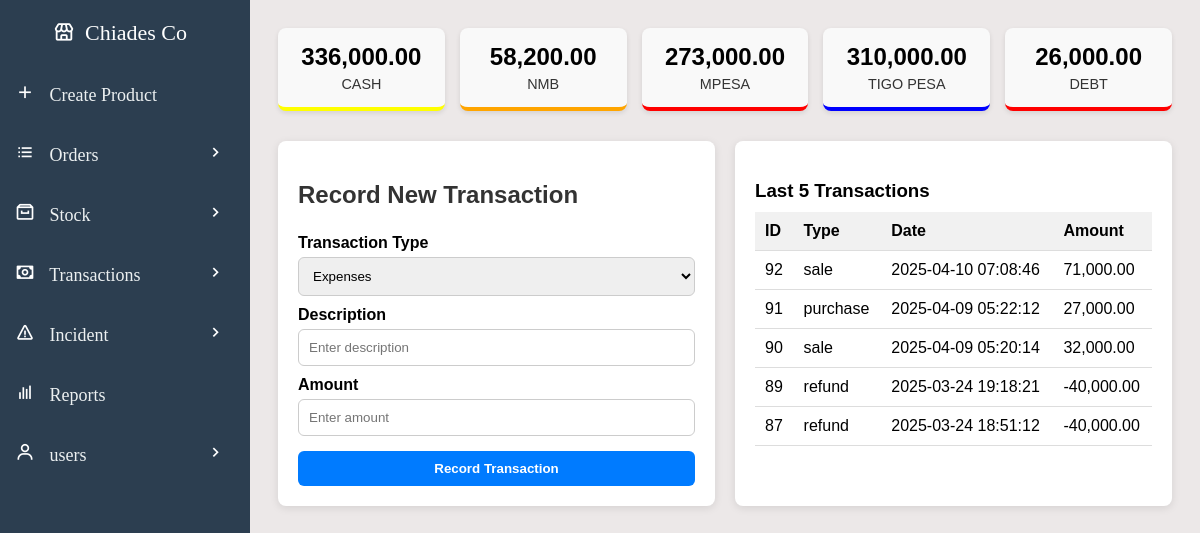
/create-transaction.php (signed in), run on the app's committed database.
### tables this page shows
CREATE TABLE `money` (
  `money_id` int(11) NOT NULL,
  `company_id` int(10) DEFAULT NULL,
  `money` decimal(10,2) DEFAULT NULL,
  `cash` decimal(10,2) DEFAULT 0.00,
  `NMB` decimal(10,2) DEFAULT 0.00,
  `CRDB` decimal(10,2) DEFAULT 0.00,
  `NBC` decimal(10,2) DEFAULT 0.00,
  `mpesa` decimal(10,2) DEFAULT 0.00,
  `tigo_pesa` decimal(10,2) DEFAULT 0.00,
  `airtel_money` decimal(10,2) DEFAULT 0.00,
  `halo_pesa` decimal(10,2) DEFAULT 0.00,
  `azam_pesa` decimal(10,2) DEFAULT 0.00,
  `debt` decimal(10,2) DEFAULT 0.00,
  `creditors` decimal(10,2) DEFAULT 0.00
);

CREATE TABLE `transactions` (
  `transaction_id` int(11) NOT NULL,
  `transType_id` int(11) DEFAULT NULL,
  `company_id` int(11) DEFAULT NULL,
  `created_by` int(11) DEFAULT NULL,
  `transaction_type` varchar(50) NOT NULL,
  `amount` decimal(10,2) NOT NULL,
  `description` text NOT NULL,
  `date_made` timestamp NOT NULL DEFAULT current_timestamp(),
  `completed_in` enum('full','partial') NOT NULL DEFAULT 'full'
);

### create-transaction.php (the view, shortened to what this page needs)
<?php
include 'db_connection.php';
$company_id = $_SESSION['company_id'];
$methods_query = "SELECT * FROM payment_methods WHERE company_id = $company_id";
$methods_result = mysqli_query($conn, $methods_query);
$methods = mysqli_fetch_assoc($methods_result);
$money_query = "SELECT * FROM money WHERE company_id = $company_id";
$money_result = mysqli_query($conn, $money_query);
$balances = mysqli_fetch_assoc($money_result);
$transactions_query = "SELECT transaction_id, transaction_type, date_made, amount FROM transactions WHERE company_id = $company_id ORDER BY date_made DESC LIMIT 5";
$transactions_result = mysqli_query($conn, $transactions_query);
?>
<!DOCTYPE html>
<html lang="en">
<head>
    <link rel="stylesheet" href="css/sidebar.css">
    <link rel="stylesheet" href="css/create-transactions.css">
</head>
<body>
    <div class="container">
        <div class="top-section">
            <?php
            $colors = ['cash' => 'yellow', 'NMB' => 'orange', 'CRDB' => 'green', 'NBC' => 'purple', 'mpesa' => 'red', 'airtel_money' => 'red', 'tigo_pesa' => 'blue', 'halo_pesa' => 'orange', 'azam_pesa' => 'blue', 'debt' => 'red'];
            echo '<div class="tiles-container">';
            foreach ($methods as $method => $active) {
                if ($active == 'yes' && isset($balances[$method])) {
                    echo "<div class='tile' style='border-bottom: 4px solid {$colors[$method]};'>";
                    echo "<div class='balance'>" . number_format($balances[$method], 2) . "</div>";
                    echo "<div class='method-name'>" . strtoupper(str_replace('_', ' ', $method)) . "</div>";
                    echo "</div>";
                }
            }
            echo '</div>';
            ?>
        </div>
        <div class="bottom-section">
            <div class="left-panel">
                <h2>Record New Transaction</h2>
                <form>
                    <label>Transaction Type</label>
                    <select id="transactionType">
                        <option value="expenses">Expenses</option>
                    </select>
                    <label>Description</label>
                    <input type="text" id="transactionDescription" placeholder="Enter description">
                    <label>Amount</label>
                    <input type="number" id="transactionAmount" step="0.01" placeholder="Enter amount">
                    <button type="button" onclick="openPaymentModal()">Record Transaction</button>
                </form>
            </div>
            <div class="right-panel">
                <div class="transactions-list">
                    <h3>Last 5 Transactions</h3>
                    <table>
                        <tr>
                            <th>ID</th>
                            <th>Type</th>
                            <th>Date</th>
                            <th>Amount</th>
                        </tr>
                        <?php while ($row = mysqli_fetch_assoc($transactions_result)) { ?>
                        <tr>
                            <td><?= $row['transaction_id'] ?></td>
                            <td><?= $row['transaction_type'] ?></td>
                            <td><?= $row['date_made'] ?></td>
                            <td><?= number_format($row['amount'], 2) ?></td>
                        </tr>
                        <?php } ?>
                    </table>
                </div>
            </div>
        </div>
    </div>
<?php include('payment-modal_create-transaction.php'); ?>
</body>
</html>

### css/create-transactions.css (style rules this page uses)
body { background-color: rgb(236, 232, 232); }
.container { padding: 20px; max-width: 1200px; margin: auto; font-family: Arial, sans-serif; margin-left: 250px; }
.top-section { margin-bottom: 30px; }
.tiles-container { display: grid; grid-template-columns: repeat(auto-fit, minmax(150px, 1fr)); gap: 15px; }
.tile { background: #f9f9f9; border-radius: 8px; padding: 15px; text-align: center; box-shadow: 0 2px 5px rgba(0,0,0,0.1); transition: transform 0.2s; }
.balance { font-size: 1.5rem; font-weight: bold; margin-bottom: 5px; }
.method-name { font-size: 0.9rem; color: #333; }
.bottom-section { display: grid; grid-template-columns: 1fr 1fr; gap: 20px; }
.left-panel { background-color: #fff; padding: 20px; border-radius: 8px; box-shadow: 0 2px 8px rgba(0,0,0,0.1); }
.left-panel h2 { margin-bottom: 15px; }
.left-panel form { display: flex; flex-direction: column; }
.left-panel label { margin: 10px 0 5px; font-weight: bold; }
.left-panel input, .left-panel select { padding: 10px; border: 1px solid #ccc; border-radius: 6px; }
.left-panel button { margin-top: 15px; padding: 10px; border: none; background-color: #007bff; color: white; font-weight: bold; border-radius: 6px; cursor: pointer; }
.right-panel { background-color: #fff; padding: 20px; border-radius: 8px; box-shadow: 0 2px 8px rgba(0,0,0,0.1); }
.transactions-list h3 { margin-bottom: 10px; }
.transactions-list table { width: 100%; border-collapse: collapse; }
.transactions-list th, .transactions-list td { padding: 10px; border-bottom: 1px solid #ddd; text-align: left; }
.transactions-list th { background-color: #f1f1f1; }

### css/payment-modal.css (style rules this page uses)
h2 { color: #333; margin-bottom: 10px; }

### data on the page
money: cash "336,000.00", NMB "58,200.00", mpesa "273,000.00", tigo_pesa "310,000.00", debt "26,000.00"
transactions: transaction_id "92", transaction_type "sale", date_made "2025-04-10 07:08:46", amount "71,000.00"
transactions: transaction_id "91", transaction_type "purchase", date_made "2025-04-09 05:22:12", amount "27,000.00"
transactions: transaction_id "90", transaction_type "sale", date_made "2025-04-09 05:20:14", amount "32,000.00"
transactions: transaction_id "89", transaction_type "refund", date_made "2025-03-24 19:18:21", amount "-40,000.00"
transactions: transaction_id "87", transaction_type "refund", date_made "2025-03-24 18:51:12", amount "-40,000.00"

### other printed values
str_replace('_', ' ', $method) "CASH"
str_replace('_', ' ', $method) "NMB"
str_replace('_', ' ', $method) "MPESA"
str_replace('_', ' ', $method) "TIGO PESA"
str_replace('_', ' ', $method) "DEBT"
